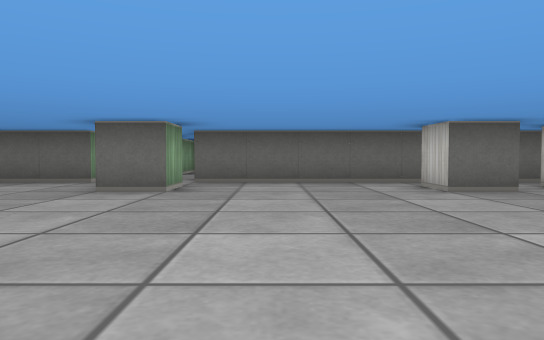
View 1 (above)

19 first-person views from a walk through a cub3D maze. The camera is about half as high as the walls, tilts 2° down and sees 70° across. The floor is counted in squares. Each view is taken from the middle of a square. On the plan, view 1 faces up. The plan holds only what a view shows up to about 9 squares ahead; the rest is blank.

View 2
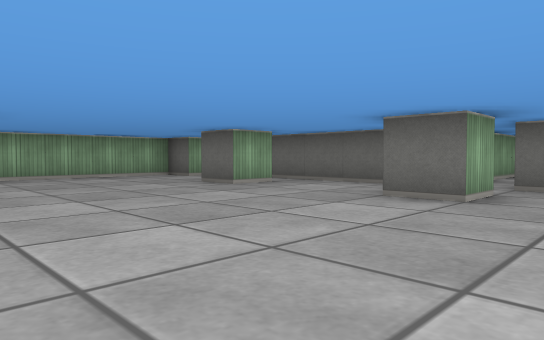

View 3
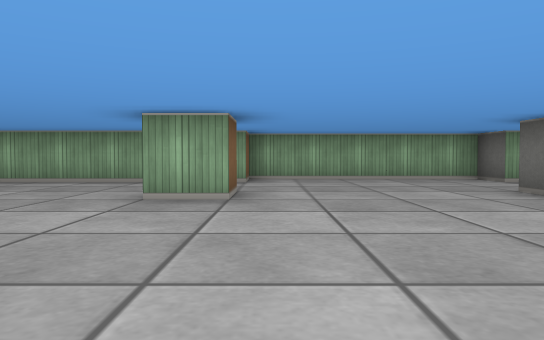

View 4
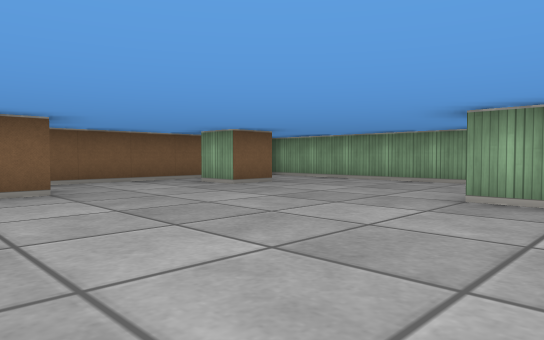

View 5
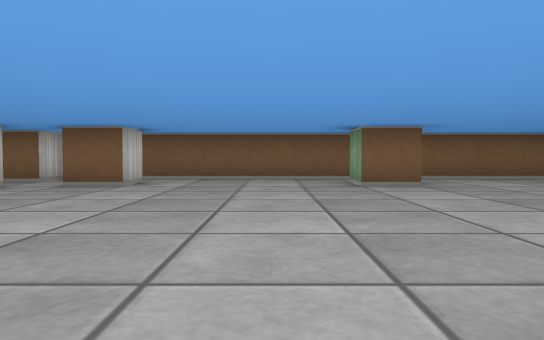

View 6
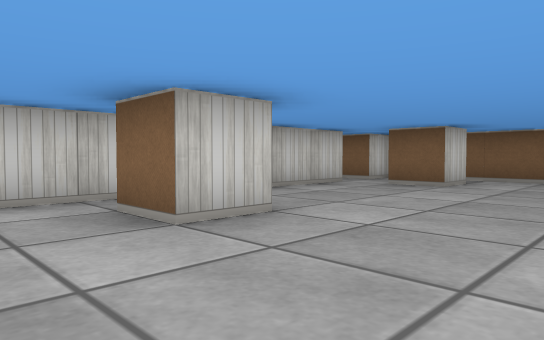

View 7
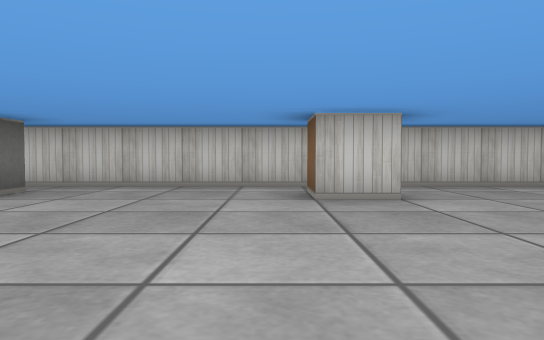

View 8
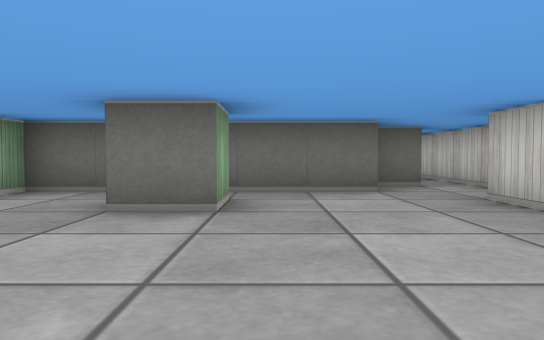

View 9
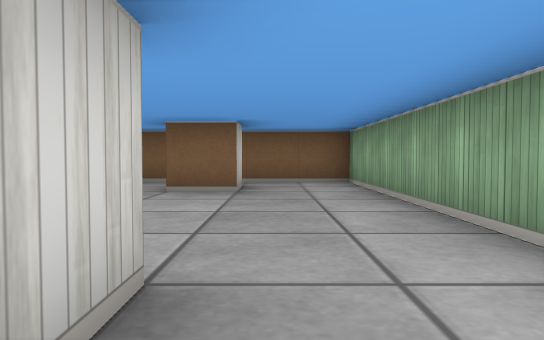

View 10
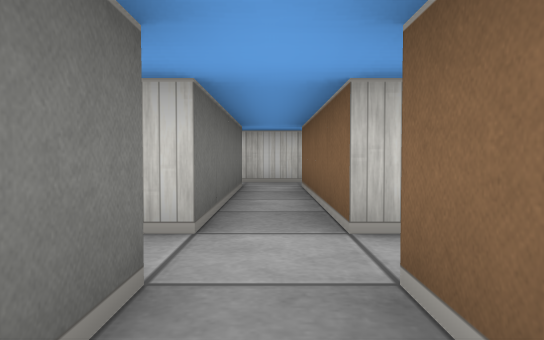

View 11
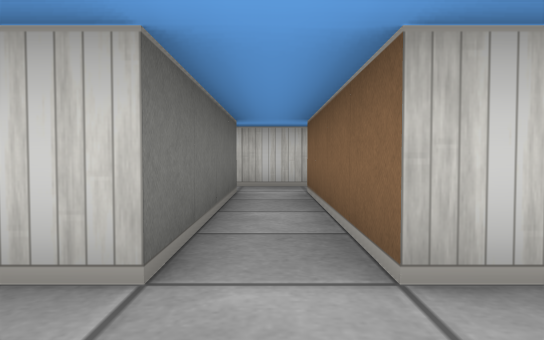

View 12
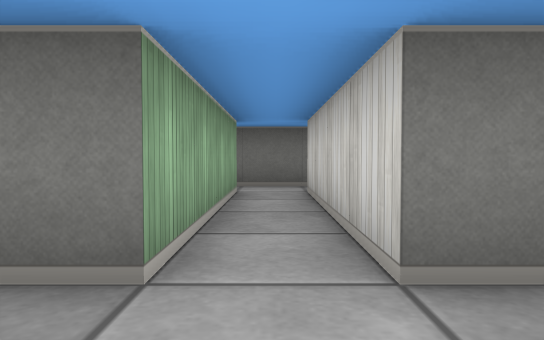

View 13
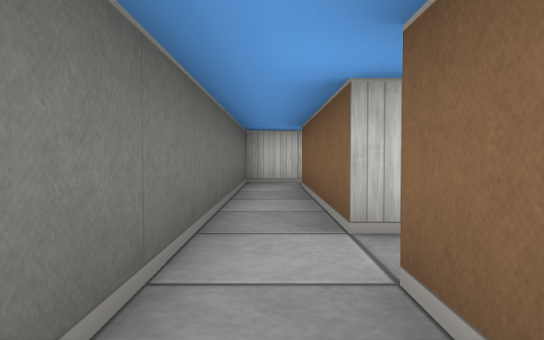

View 14
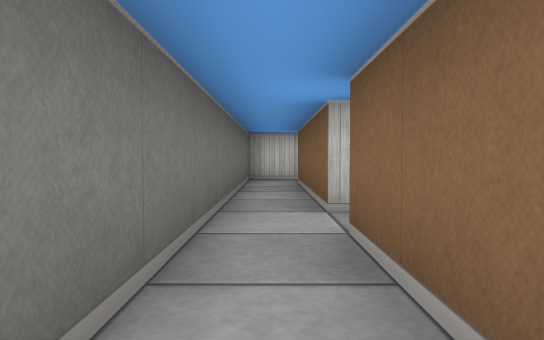

View 15
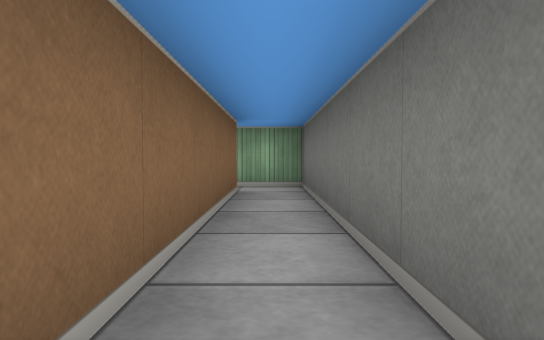

View 16
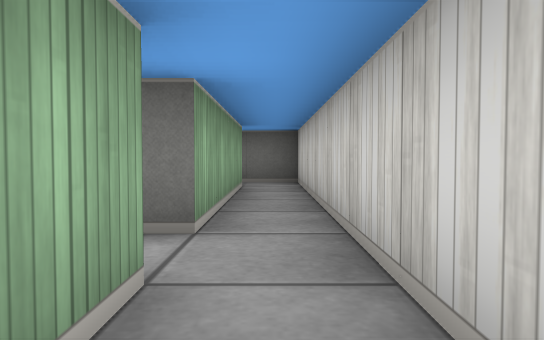

View 17
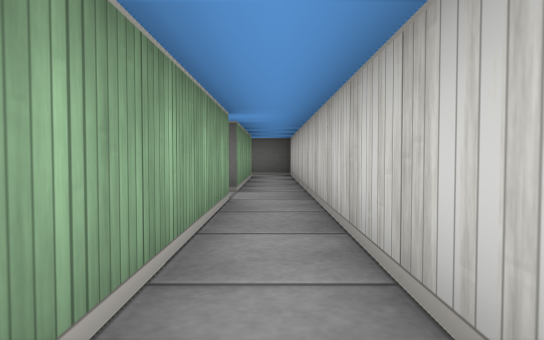

View 18
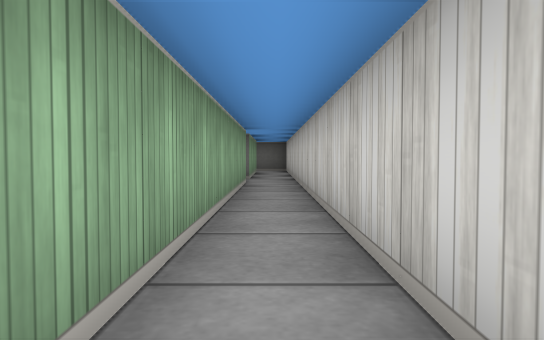

View 19
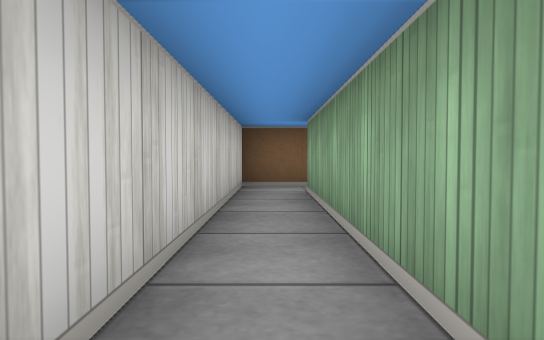

### Floor plan
Ten units are one square. View 1 is at (0, 0); x grows to the right and y downward. Boxes are objects, and circles mark ways between rooms. Rooms are numbered by the first view taken in them; rooms with no view inside come last. Other rooms are left out.
<svg viewBox="-100 -130 200 190">
<path fill="none" stroke="#000" d="M-15 -66 -15 -55 -25 -55 -25 -65M-65 -5 -65 -15 -55 -15 -55 -5M25 -4 25 -15 35 -15M-26 35 -15 35 -15 45M-34 -75 -85 -75 -85 -65 -95 -65 -95 -15 -85 -15 -85 55 29 55M-55 -65 -55 -55 -65 -55M-15 -82 -15 -111M-24 -85 -32 -85M36 -55 25 -55 25 -65 35 -65M-65 44 -65 35 -55 35 -55 45M25 46 25 35 35 35M45 35 45 -65 85 -65M-25 -115 -25 -101M45 54 45 45 52 45M35 -115 35 -75 -15 -75M85 -75 45 -75 45 -115M-15 -115 35 -115M35 -125 -25 -125 -25 -115M45 -115 85 -115M95 -115 95 -125 35 -125M85 -65 85 35M84 45 95 45 95 -65M85 -115 85 -75M95 -65 95 -115"/>
<circle cx="-20" cy="-110" r="3" fill="#2a7"/>
<circle cx="40" cy="-110" r="3" fill="#2a7"/>
<circle cx="80" cy="40" r="3" fill="#2a7"/>
<circle cx="80" cy="-70" r="3" fill="#2a7"/>
<circle cx="30" cy="-120" r="3" fill="#2a7"/>
<circle cx="90" cy="-120" r="3" fill="#2a7"/>
<circle cx="90" cy="-60" r="3" fill="#2a7"/>
<text x="-20" y="-20">1</text>
<text x="0" y="-120">2</text>
<text x="60" y="-120">3</text>
<text x="90" y="-10">4</text>
<text x="90" y="-90">5</text>
</svg>
Room 1 opens to room 2. Room 1 opens to room 3. Room 1 opens to room 4. Room 1 opens to room 5. Room 2 opens to room 3. Room 3 opens to room 5. Room 4 opens to room 5.

Where each view was taken, in squares from view 1:
view 1: 0 up, 0 right, facing up
view 2: 1 up, 0 right, facing up-left
view 3: 2 up, 1 left, facing left
view 4: 2 up, 1 left, facing down-left
view 5: 3 up, 0 right, facing down
view 6: 3 up, 0 right, facing down-right
view 7: 2 up, 2 left, facing right
view 8: 2 up, 5 left, facing up
view 9: 2 up, 7 left, facing down
view 10: 7 up, 2 right, facing right
view 11: 7 up, 3 right, facing right
view 12: 6 up, 4 right, facing up
view 13: 12 up, 2 right, facing right
view 14: 12 up, 1 right, facing right
view 15: 12 up, 4 right, facing left
view 16: 5 up, 9 right, facing up
view 17: 2 up, 9 right, facing up
view 18: 1 down, 9 right, facing up
view 19: 2 up, 9 right, facing down
